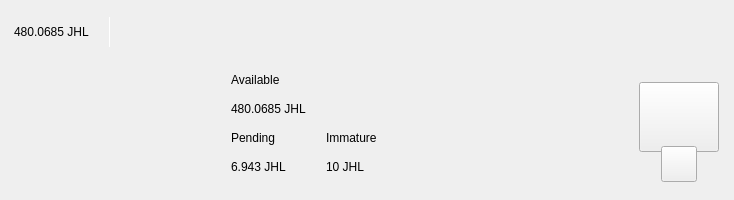
<?xml version="1.0" encoding="UTF-8"?>
<ui version="4.0">
 <class>TopBar</class>
 <widget class="QWidget" name="TopBar">
  <property name="geometry">
   <rect>
    <x>0</x>
    <y>0</y>
    <width>734</width>
    <height>200</height>
   </rect>
  </property>
  <property name="minimumSize">
   <size>
    <width>0</width>
    <height>200</height>
   </size>
  </property>
  <property name="maximumSize">
   <size>
    <width>16777215</width>
    <height>200</height>
   </size>
  </property>
  <property name="windowTitle">
   <string>Form</string>
  </property>
  <layout class="QVBoxLayout" name="verticalLayout_10" stretch="0">
   <property name="spacing">
    <number>0</number>
   </property>
   <property name="leftMargin">
    <number>0</number>
   </property>
   <property name="topMargin">
    <number>0</number>
   </property>
   <property name="rightMargin">
    <number>0</number>
   </property>
   <property name="bottomMargin">
    <number>0</number>
   </property>
   <item>
    <widget class="PFBorderImage" name="containerTop">
     <layout class="QVBoxLayout" name="verticalLayout_11">
      <property name="spacing">
       <number>0</number>
      </property>
      <property name="leftMargin">
       <number>0</number>
      </property>
      <property name="topMargin">
       <number>0</number>
      </property>
      <property name="rightMargin">
       <number>0</number>
      </property>
      <property name="bottomMargin">
       <number>0</number>
      </property>
      <item>
       <widget class="QWidget" name="top_container_2" native="true">
        <property name="minimumSize">
         <size>
          <width>0</width>
          <height>65</height>
         </size>
        </property>
        <layout class="QHBoxLayout" name="top_container">
         <property name="spacing">
          <number>0</number>
         </property>
         <property name="leftMargin">
          <number>14</number>
         </property>
         <property name="topMargin">
          <number>0</number>
         </property>
         <property name="rightMargin">
          <number>14</number>
         </property>
         <property name="bottomMargin">
          <number>0</number>
         </property>
         <item alignment="Qt::AlignVCenter">
          <widget class="QWidget" name="widgetTopAmount" native="true">
           <property name="sizePolicy">
            <sizepolicy hsizetype="Preferred" vsizetype="Maximum">
             <horstretch>0</horstretch>
             <verstretch>0</verstretch>
            </sizepolicy>
           </property>
           <layout class="QHBoxLayout" name="horizontalLayout_5">
            <property name="spacing">
             <number>0</number>
            </property>
            <property name="leftMargin">
             <number>0</number>
            </property>
            <property name="topMargin">
             <number>0</number>
            </property>
            <property name="rightMargin">
             <number>0</number>
            </property>
            <property name="bottomMargin">
             <number>0</number>
            </property>
            <item alignment="Qt::AlignTop">
             <widget class="QLabel" name="labelAmountTopPiv">
              <property name="minimumSize">
               <size>
                <width>0</width>
                <height>36</height>
               </size>
              </property>
              <property name="styleSheet">
               <string notr="true">padding:0px;margin:0px;</string>
              </property>
              <property name="text">
               <string>480.0685 JHL</string>
              </property>
             </widget>
            </item>
            <item>
             <spacer name="horizontalSpacer_11">
              <property name="orientation">
               <enum>Qt::Horizontal</enum>
              </property>
              <property name="sizeType">
               <enum>QSizePolicy::Fixed</enum>
              </property>
              <property name="sizeHint" stdset="0">
               <size>
                <width>20</width>
                <height>20</height>
               </size>
              </property>
             </spacer>
            </item>
            <item alignment="Qt::AlignVCenter">
             <widget class="QLabel" name="label_16">
              <property name="minimumSize">
               <size>
                <width>1</width>
                <height>30</height>
               </size>
              </property>
              <property name="maximumSize">
               <size>
                <width>1</width>
                <height>30</height>
               </size>
              </property>
              <property name="styleSheet">
               <string notr="true">background-color:white;
padding:0px;
border:none;</string>
              </property>
              <property name="text">
               <string/>
              </property>
             </widget>
            </item>
            <item>
             <spacer name="horizontalSpacer_12">
              <property name="orientation">
               <enum>Qt::Horizontal</enum>
              </property>
              <property name="sizeType">
               <enum>QSizePolicy::Fixed</enum>
              </property>
              <property name="sizeHint" stdset="0">
               <size>
                <width>20</width>
                <height>20</height>
               </size>
              </property>
             </spacer>
            </item>
           </layout>
          </widget>
         </item>
         <item>
          <spacer name="horizontalSpacer">
           <property name="orientation">
            <enum>Qt::Horizontal</enum>
           </property>
           <property name="sizeHint" stdset="0">
            <size>
             <width>40</width>
             <height>20</height>
            </size>
           </property>
          </spacer>
         </item>
         <item>
          <layout class="QHBoxLayout" name="horizontalLayout_4">
           <property name="spacing">
            <number>12</number>
           </property>
           <property name="rightMargin">
            <number>0</number>
           </property>
           <item alignment="Qt::AlignRight">
            <widget class="QWidget" name="layoutSync" native="true">
             <property name="minimumSize">
              <size>
               <width>0</width>
               <height>36</height>
              </size>
             </property>
             <property name="maximumSize">
              <size>
               <width>16777215</width>
               <height>36</height>
              </size>
             </property>
             <layout class="QVBoxLayout" name="verticalLayout_9">
              <property name="leftMargin">
               <number>0</number>
              </property>
              <property name="topMargin">
               <number>0</number>
              </property>
              <property name="rightMargin">
               <number>0</number>
              </property>
              <property name="bottomMargin">
               <number>0</number>
              </property>
              <item>
               <widget class="ExpandableButton" name="pushButtonSync" native="true">
                <property name="minimumSize">
                 <size>
                  <width>36</width>
                  <height>36</height>
                 </size>
                </property>
                <property name="maximumSize">
                 <size>
                  <width>16777215</width>
                  <height>36</height>
                 </size>
                </property>
               </widget>
              </item>
             </layout>
            </widget>
           </item>
           <item>
            <widget class="ExpandableButton" name="pushButtonMint" native="true">
             <property name="minimumSize">
              <size>
               <width>36</width>
               <height>36</height>
              </size>
             </property>
            </widget>
           </item>
           <item>
            <widget class="ExpandableButton" name="pushButtonStack" native="true">
             <property name="minimumSize">
              <size>
               <width>36</width>
               <height>36</height>
              </size>
             </property>
            </widget>
           </item>
           <item>
            <widget class="ExpandableButton" name="pushButtonColdStaking" native="true">
             <property name="minimumSize">
              <size>
               <width>36</width>
               <height>36</height>
              </size>
             </property>
            </widget>
           </item>
           <item>
            <widget class="ExpandableButton" name="pushButtonConnection" native="true">
             <property name="minimumSize">
              <size>
               <width>36</width>
               <height>36</height>
              </size>
             </property>
            </widget>
           </item>
           <item>
            <widget class="ExpandableButton" name="pushButtonLock" native="true">
             <property name="sizePolicy">
              <sizepolicy hsizetype="Expanding" vsizetype="Expanding">
               <horstretch>0</horstretch>
               <verstretch>0</verstretch>
              </sizepolicy>
             </property>
             <property name="minimumSize">
              <size>
               <width>36</width>
               <height>0</height>
              </size>
             </property>
            </widget>
           </item>
           <item>
            <widget class="ExpandableButton" name="pushButtonTheme" native="true">
             <property name="minimumSize">
              <size>
               <width>36</width>
               <height>36</height>
              </size>
             </property>
             <property name="maximumSize">
              <size>
               <width>16777215</width>
               <height>36</height>
              </size>
             </property>
            </widget>
           </item>
           <item>
            <widget class="ExpandableButton" name="pushButtonFAQ" native="true">
             <property name="minimumSize">
              <size>
               <width>36</width>
               <height>36</height>
              </size>
             </property>
            </widget>
           </item>
          </layout>
         </item>
        </layout>
       </widget>
      </item>
      <item>
       <widget class="QWidget" name="bottom_container" native="true">
        <property name="minimumSize">
         <size>
          <width>0</width>
          <height>135</height>
         </size>
        </property>
        <layout class="QHBoxLayout" name="botton_container">
         <property name="leftMargin">
          <number>10</number>
         </property>
         <property name="topMargin">
          <number>0</number>
         </property>
         <property name="rightMargin">
          <number>10</number>
         </property>
         <property name="bottomMargin">
          <number>10</number>
         </property>
         <item>
          <spacer name="horizontalSpacer_4">
           <property name="orientation">
            <enum>Qt::Horizontal</enum>
           </property>
           <property name="sizeHint" stdset="0">
            <size>
             <width>40</width>
             <height>20</height>
            </size>
           </property>
          </spacer>
         </item>
         <item>
          <layout class="QHBoxLayout" name="horizontalLayout_3">
           <property name="bottomMargin">
            <number>9</number>
           </property>
           <item>
            <layout class="QVBoxLayout" name="verticalLayout_7">
             <property name="spacing">
              <number>0</number>
             </property>
             <property name="leftMargin">
              <number>0</number>
             </property>
             <property name="rightMargin">
              <number>30</number>
             </property>
             <item>
              <layout class="QVBoxLayout" name="verticalLayout_2">
               <item>
                <widget class="QLabel" name="labelTitle1">
                 <property name="text">
                  <string>Available</string>
                 </property>
                </widget>
               </item>
               <item>
                <widget class="QLabel" name="labelAmountPiv">
                 <property name="text">
                  <string>480.0685 JHL</string>
                 </property>
                </widget>
               </item>
              </layout>
             </item>
             <item>
              <layout class="QHBoxLayout" name="horizontalLayout_2">
               <property name="spacing">
                <number>0</number>
               </property>
               <item>
                <layout class="QVBoxLayout" name="verticalLayout_3">
                 <item>
                  <widget class="QLabel" name="labelTitle3">
                   <property name="text">
                    <string>Pending</string>
                   </property>
                  </widget>
                 </item>
                 <item>
                  <widget class="QLabel" name="labelPendingPiv">
                   <property name="text">
                    <string>6.943 JHL</string>
                   </property>
                  </widget>
                 </item>
                </layout>
               </item>
               <item>
                <spacer name="horizontalSpacer_3">
                 <property name="orientation">
                  <enum>Qt::Horizontal</enum>
                 </property>
                 <property name="sizeType">
                  <enum>QSizePolicy::Fixed</enum>
                 </property>
                 <property name="sizeHint" stdset="0">
                  <size>
                   <width>40</width>
                   <height>20</height>
                  </size>
                 </property>
                </spacer>
               </item>
               <item>
                <layout class="QVBoxLayout" name="verticalLayout_4">
                 <item>
                  <widget class="QLabel" name="labelTitle4">
                   <property name="text">
                    <string>Immature</string>
                   </property>
                  </widget>
                 </item>
                 <item>
                  <widget class="QLabel" name="labelImmaturePiv">
                   <property name="text">
                    <string>10 JHL</string>
                   </property>
                  </widget>
                 </item>
                </layout>
               </item>
              </layout>
             </item>
            </layout>
           </item>
          </layout>
         </item>
         <item>
          <spacer name="horizontalSpacer_2">
           <property name="orientation">
            <enum>Qt::Horizontal</enum>
           </property>
           <property name="sizeHint" stdset="0">
            <size>
             <width>40</width>
             <height>20</height>
            </size>
           </property>
          </spacer>
         </item>
         <item alignment="Qt::AlignHCenter|Qt::AlignVCenter">
          <widget class="QWidget" name="qrContainer" native="true">
           <property name="sizePolicy">
            <sizepolicy hsizetype="Preferred" vsizetype="Minimum">
             <horstretch>0</horstretch>
             <verstretch>0</verstretch>
            </sizepolicy>
           </property>
           <property name="minimumSize">
            <size>
             <width>90</width>
             <height>110</height>
            </size>
           </property>
           <property name="maximumSize">
            <size>
             <width>90</width>
             <height>110</height>
            </size>
           </property>
           <layout class="QVBoxLayout" name="containerQR">
            <property name="spacing">
             <number>0</number>
            </property>
            <property name="leftMargin">
             <number>5</number>
            </property>
            <property name="topMargin">
             <number>10</number>
            </property>
            <property name="rightMargin">
             <number>5</number>
            </property>
            <property name="bottomMargin">
             <number>0</number>
            </property>
            <item>
             <widget class="QPushButton" name="btnQr">
              <property name="minimumSize">
               <size>
                <width>70</width>
                <height>70</height>
               </size>
              </property>
              <property name="maximumSize">
               <size>
                <width>16777215</width>
                <height>70</height>
               </size>
              </property>
              <property name="focusPolicy">
               <enum>Qt::NoFocus</enum>
              </property>
              <property name="text">
               <string/>
              </property>
              <property name="iconSize">
               <size>
                <width>70</width>
                <height>70</height>
               </size>
              </property>
             </widget>
            </item>
            <item>
             <spacer name="verticalSpacer">
              <property name="orientation">
               <enum>Qt::Vertical</enum>
              </property>
              <property name="sizeType">
               <enum>QSizePolicy::Fixed</enum>
              </property>
              <property name="sizeHint" stdset="0">
               <size>
                <width>20</width>
                <height>20</height>
               </size>
              </property>
             </spacer>
            </item>
            <item alignment="Qt::AlignHCenter|Qt::AlignBottom">
             <widget class="QPushButton" name="pushButtonQR">
              <property name="minimumSize">
               <size>
                <width>36</width>
                <height>36</height>
               </size>
              </property>
              <property name="maximumSize">
               <size>
                <width>36</width>
                <height>36</height>
               </size>
              </property>
              <property name="focusPolicy">
               <enum>Qt::NoFocus</enum>
              </property>
              <property name="text">
               <string/>
              </property>
             </widget>
            </item>
           </layout>
          </widget>
         </item>
        </layout>
       </widget>
      </item>
     </layout>
    </widget>
   </item>
  </layout>
 </widget>
 <customwidgets>
  <customwidget>
   <class>ExpandableButton</class>
   <extends>QWidget</extends>
   <header>qt/jericoin/expandablebutton.h</header>
   <container>1</container>
  </customwidget>
  <customwidget>
   <class>PFBorderImage</class>
   <extends>QFrame</extends>
   <header>qt/jericoin/pfborderimage.h</header>
   <container>1</container>
  </customwidget>
 </customwidgets>
 <resources/>
 <connections/>
</ui>
